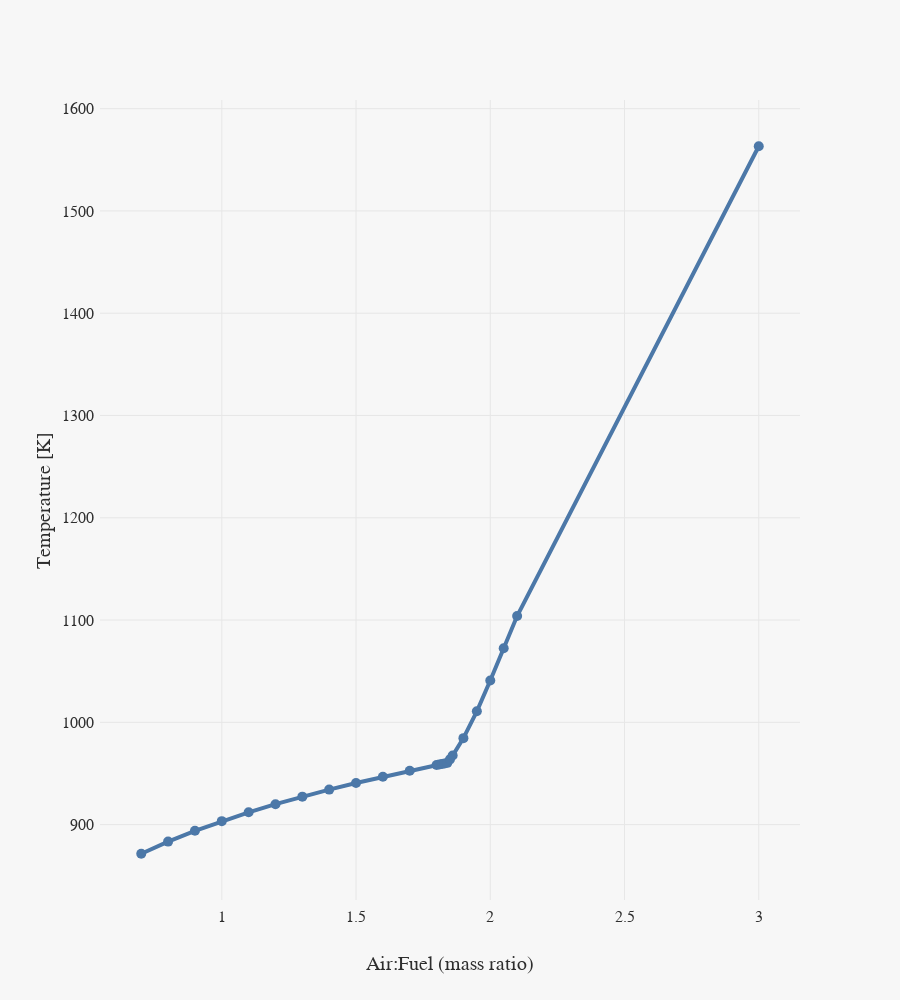

Write notebook code for a chart like this one.
### Markdown cell above
We now plot the calculated temperatures of the exit stream as a function of the fuel-to-air mass ratio.

### Code cell
from reaktplot import *

fig = Figure()
fig.xaxisTitle("Air:Fuel (mass ratio)")
fig.yaxisTitle("Temperature [K]")
fig.drawLineWithMarkers(fAirs, table["Temperature"], name="")
fig.height(1000)
fig.show()

### Figure 1 — Plotly figure (JSON) as saved in the notebook; plotly's stock layout.template omitted (floating-point values rounded to 4 significant figures)
{"data": [{"mode": "lines+markers", "name": "", "type": "scatter", "x": [0.7, 0.8, 0.9, 1, 1.1, 1.2, 1.3, 1.4, 1.5, 1.6, 1.7, 1.8, 1.81, 1.82, 1.83, 1.84, 1.85, 1.86, 1.9, 1.95, 2, 2.05, 2.1, 3], "y": [871.5, 883.4, 893.9, 903.4, 912.0, 920.0, 927.3, 934.2, 940.7, 946.8, 952.6, 958.2, 958.8, 959.3, 959.8, 960.4, 963.8, 967.5, 984.6, 1011.0, 1041.0, 1072.0, 1104.0, 1563.0]}], "layout": {"height": 1000, "xaxis": {"title": {"text": "Air:Fuel (mass ratio)"}}, "yaxis": {"title": {"text": "Temperature [K]"}}}}
